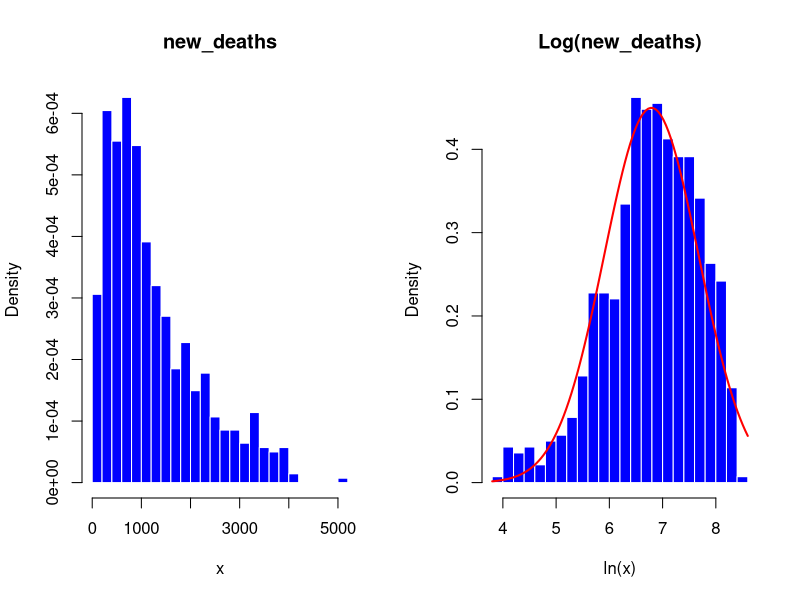
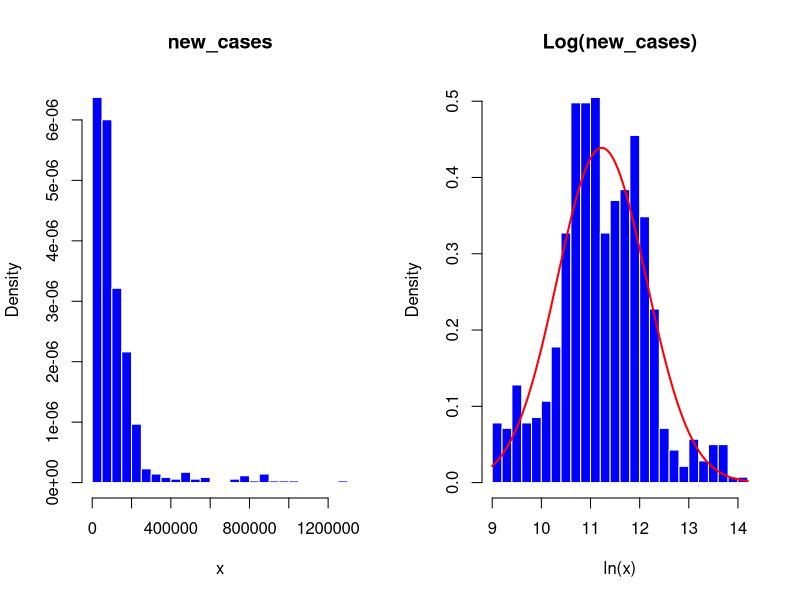
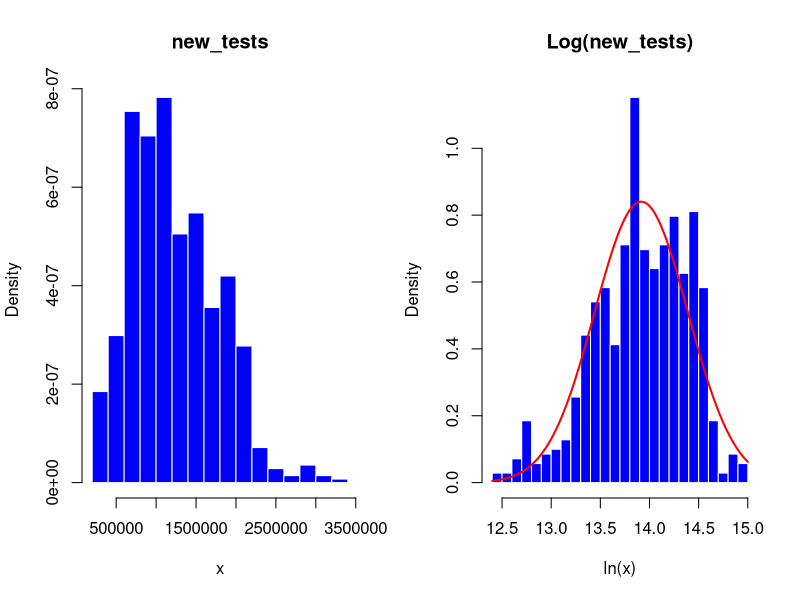
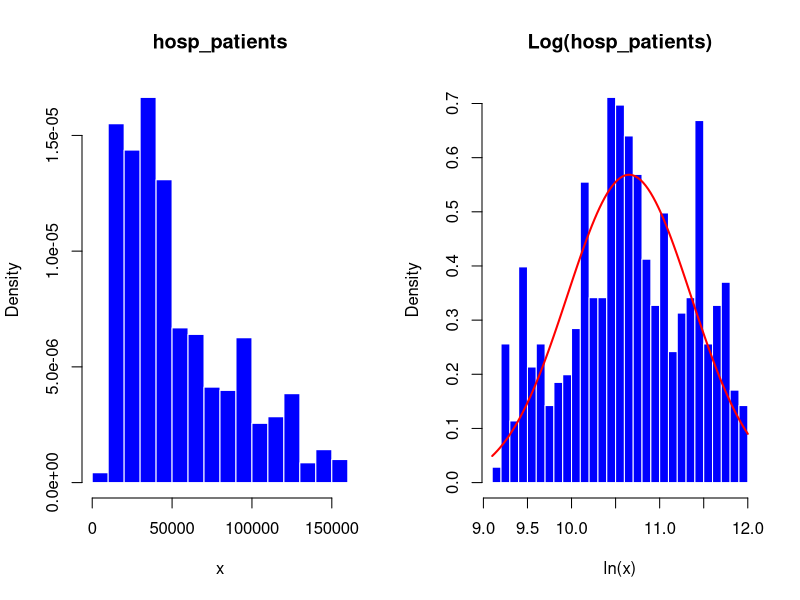
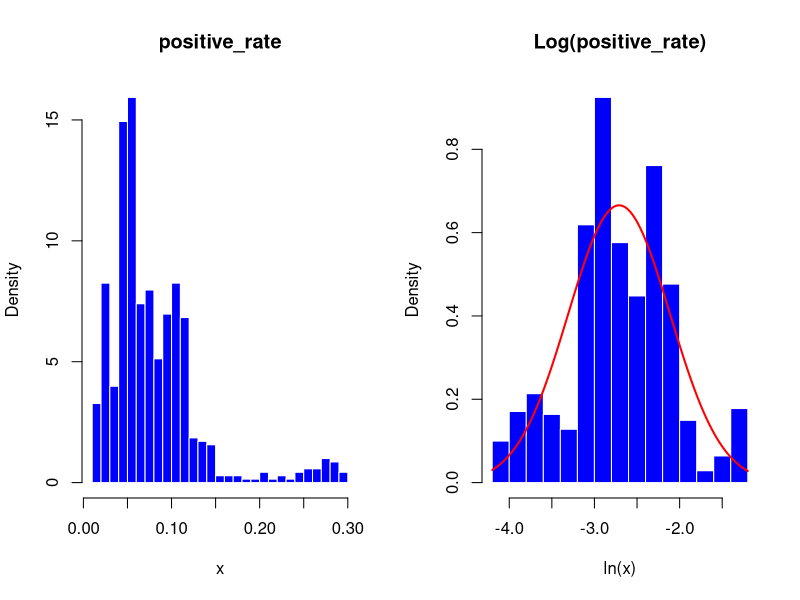
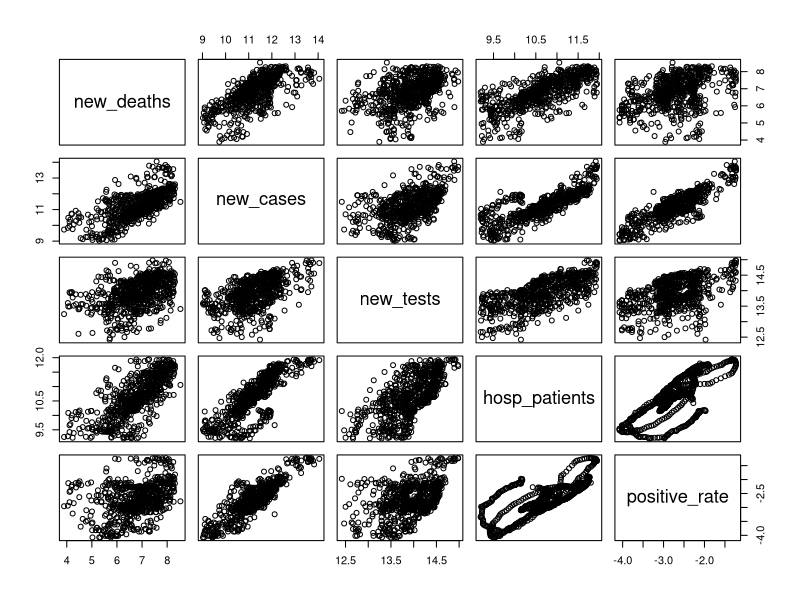

Here is the R script that generated these plots, in order:
## ---- chunk 1
library(dplyr)
library(tidyr)
library(rmarkdown)
library(ggplot2)

old_data <- read.csv("usa.csv")
paged_table(old_data) # thay thế cho print, in ra bảng đẹp hơn
## ---- chunk 2
new_data <- old_data %>% select(3:14)
paged_table(new_data)
## ---- chunk 3
main_data <- subset(new_data , select = c(new_deaths , new_cases , new_tests, hosp_patients , positive_rate))
# paged_table(main_data)
## ---- chunk 4
main_data %>% sapply(function(col) sum(is.na(col)))    #Số dữ liệu bị khuyết theo cột
apply(main_data, 2, function(x)sum(is.na(x))/length(x))    #Tỉ lệ dữ liệu bị khuyết
## ---- chunk 5
main_data <- na.omit(main_data)
# main_data[is.na(main_data)] <- 0    #NA <- 0
paged_table(main_data)
## ---- chunk 6
stat_table<-apply(main_data[,c("new_deaths", "new_cases", "new_tests", "hosp_patients", "positive_rate")], 2,
function(x){c(mean(x), median(x), sd(x), min(x), max(x))})
rownames(stat_table)<-c("mean", "median", "sd", "min", "max")
paged_table(as.data.frame(stat_table))
## ---- chunk 7
plot_hist_norm <- function(data, var) {
  # Calculate the variable to plot
  plot_var <- data[[var]]
  par(mfrow = c(1, 2))
  # Histogram of the variable
  # Normal curve overlay
  hist(plot_var, main = paste0(var), xlab = "x",
     col = "blue", border = "white", breaks = 20, freq = FALSE)
  hist(log(plot_var), main = paste0("Log(", var, ")"), xlab = "ln(x)",
     col = "blue", border = "white", breaks = 20, freq = FALSE)
  curve(dnorm(x, mean = mean(log(plot_var)), sd = sd(log(plot_var))), 
        col = "red", lwd = 2, add = TRUE) 
}
for (col_name in colnames(main_data)) {
  # Call plot_hist_norm on each column
  plot_hist_norm(main_data, col_name)
}
## ---- chunk 8
# Apply log data transformation to all variables
for (col_name in colnames(main_data)) {
  main_data[[col_name]] <- log(main_data[[col_name]])
}

stat_table<-apply(main_data[,c("new_deaths", "new_cases", "new_tests", "hosp_patients", "positive_rate")], 2,
function(x){c(mean(x), median(x), sd(x), min(x), max(x))})
rownames(stat_table)<-c("mean", "median", "sd", "min", "max")
paged_table(as.data.frame(stat_table))
## ---- chunk 9
paged_table(as.data.frame(cor(main_data)))
## ---- chunk 10
contTab = subset(main_data, select = colnames(main_data))
pairs(contTab)
## ---- chunk 11
model <- lm(new_deaths ~ new_cases + new_tests + hosp_patients + positive_rate, 
            data = main_data)
summary(model)
# In ra cac he so cua mo hinh
paged_table(as.data.frame(t(model$coefficients)))
## ---- chunk 12
SSE <- (model$residuals ^ 2) %>% sum()
SSR <- ((model$fitted.values - mean(main_data$new_deaths)) ^ 2) %>% sum()
SST <- ((main_data$new_deaths - mean(main_data$new_deaths)) ^ 2) %>% sum()
table <- data.frame(SSE, SSR, SST)
# Print the table
paged_table(table)
## ---- chunk 13
error_sd <- sqrt(SSE / (nrow(main_data) - 5))
print(error_sd)
## ---- chunk 14
R2 <- SSR / SST
print(paste0("R^2 = ", R2))
## ---- chunk 15
R2_adjusted <- 1 - (nrow(main_data) - 1)/(nrow(main_data) - 5)*(1-R2) 
print(paste0("Adjusted R^2 = ", R2_adjusted))
## ---- chunk 16
confint(model , level = 0.95)
## ---- chunk 17
f <-((nrow(main_data) - 5)/4)*(R2 / (1 - R2)) 
print(paste0("F = ", f))
## ---- chunk 18
se <- sqrt(diag(vcov(model)))
print(se)
## ---- chunk 19
prediction <- data.frame(new_cases=c(log(500000)), new_tests=c(log(2000000)), hosp_patients=c(log(100000)), positive_rate = c(log(0.2)))
predict(model, prediction , interval = 'confidence')
## ---- chunk 20
prediction_result <- predict(model, prediction, interval = 'confidence')
prediction_result[, 1:3] <- exp(prediction_result[, 1:3])
print(prediction_result)
